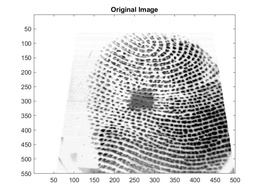
%> input picture lab45/22_Default/original.jpg, 260 x 195 px, shrunk from 875 x 656 before the run
$ octave Lab4Fingerprint1.m   (GNU Octave 9; MATLAB toolbox functions it lacks are replaced by stand-ins)
%> lines starting %> are read from the running program, lines starting %| are printed output that depends on the picture; in (x1, y1, x2, y2) boxes, pixels count from 0 and x2, y2 are one past the last pixel; in counts of white or black regions, pixels touching at a corner belong together; the program's own positions count from 1
### lab45/lab45_AndrewSchneider_PatrickSettle/Lab45code/segmentimage.m
function Fp = segmentimage(Fp)

%%%%%%%%%%%%%%%%%%%%%%%%%%%%%%%%%%%%%%%%%%%%%%%%%%%%%%%%%%%%%%%%%%%%%%%%%%
% SEGMENTIMAGE extracts fingerprint area from background.
%
% The original image is decomposed into blocks. Each block is
% assigned either to background (black) or to fingerprint (white).
%
% Input :
%           - Fp : Fp.imOrig
%
% Outputs :
%           - Fp: Fp.imsSegmented : the white pixels corresponds to fp area
%                 Fp.imContour : the white pixels corresponds to fp contour
% %%%%%%%%%%%%%%%%%%%%%%%%%%%%%%%%%%%%%%%%%%%%%%%%%%%%%%%%%%%%%%%%%%%%%%%%
%%% modified by S.Yanushkevich, February 02, 2009

warning off MATLAB:conversionToLogical

im=Fp.imOrig;

blkSize = 16;
se = strel('disk', 16);
width = size(im, 2);
height = size(im, 1);
%%%im=imlincomb(1/max(max(im)),im); %same as division, by it does it in double precision and then truncates
%im=im/max(max(im));
im=imdivide(im,double(max(max(im)))); %%%if dividing a matrix by a scalar, the scalar  must be double
im = blkpad(im, blkSize); % pad to a multiple of blkSize to avoid zero padding

im = histeq(im); % enhance contrast
im = medfilt2(im);

imSegmented = blkproc(im, [blkSize blkSize], @processblk);

% resize to original size because of the padding
imSegmented = imcrop(imSegmented, [0 0 width height]);


% remove isolated blocks
bw = bwareaopen(imSegmented, 8*(blkSize^2), 4);
bw = imcomplement(bw);
bw = bwareaopen(bw, 8*(blkSize^2), 4);
bw = imcomplement(bw);


% smoothing
bw = padarray(bw, [blkSize blkSize], 'symmetric', 'both');
bw = medfilt2(bw, [16 16]);
bw = bw(blkSize + 1 : size(bw,1) - blkSize, blkSize + 1 : size(bw,2) - blkSize);


Fp.imContour = bwperim(bw);
Fp.imContour = imresize(Fp.imContour, size(Fp.imOrig));

Fp.imSegmented = bw;
Fp.imSegmented = imresize(Fp.imSegmented, size(Fp.imOrig));


%--------------------------------------------------------------------------
%Sub-function processblk
%--------------------------------------------------------------------------
function  imout = processblk(imin)

[fx, fy] = gradient(double(imin));

gradDev = (std2(fx) + std2(fy));


if gradDev > 30   % 30 good for IPS images
    imout =  ones(size(imin));
else
    imout = zeros(size(imin));
end

### lab45/lab45_AndrewSchneider_PatrickSettle/Lab45code/blkpad.m
% Pads the original image with columns and rows in such number that the
% horizontal and vertical dimensions are divisible by blkSize


function imout = blkpad(imin, blkSize)

padRow = (ceil(size(imin,1) / blkSize) * blkSize) - size(imin, 1);
padCol = (ceil(size(imin,2) / blkSize) * blkSize) - size(imin, 2);

imout = padarray(imin, [padRow padCol], 'symmetric', 'post');

### lab45/lab45_AndrewSchneider_PatrickSettle/Lab45code/computeorientationarray.m
function Fp = computeorientationarray(Fp)

%%%%%%%%%%%%%%%%%%%%%%%%%%%%%%%%%%%%%%%%%%%%%%%%%%%%%%%%%%%%%%%%%%%
% computes orientation array at every pixel at the original image.
%
% outputs : Fp.orientationArray
%%%%%%%%%%%%%%%%%%%%%%%%%%%%%%%%%%%%%%%%%%%%%%%%%%%%%%%%%%%%%%%%%%%
%%% modeified by S. Yanushkevich, Feb 2, 2009

im=Fp.imOrig;
contour = Fp.imSegmented;

blkSize = 10;

[fx, fy] = gradient(double(im));
orientationArray = zeros(size(im) - 2 * blkSize);

for x = 1 : size(im,1) - 2 * blkSize
    for y = 1 : size(im,2) - 2 * blkSize
        if contour(x + blkSize, y + blkSize)~=0
            orientationAngle = computelocalorientation(x + blkSize, y + blkSize, fx, fy, blkSize);
            orientationArray(x, y) = orientationAngle;
        end
    end
end

orientationArray = padarray(orientationArray, [blkSize blkSize], 'replicate', 'both');
Fp.orientationArray = orientationArray;

### lab45/lab45_AndrewSchneider_PatrickSettle/Lab45code/showorientationfield.m
%%% modified by S.Yanushkevich, February 02, 2009
% uses sub-function Thin
function showorientationfield(Fp);

displayInterval = 15;
radius = 10;
border = 10;
im = Fp.imOrig;

% imSegmented : background in black
temp = Fp.imSegmented;
imSegmentedDist = bwdist(imcomplement(temp));


temp = Fp.imContour;
temp = Thin(imcomplement(temp), 'Inf');
temp = bwmorph(imcomplement(temp), 'dilate');
figure(5), title('Contour and Orientation Field') %imshow(temp),
hold on
axis ij
imagesc(Fp.imOrig),colormap gray
for x = displayInterval : displayInterval : size(im, 1) - displayInterval
    for y = displayInterval : displayInterval : size(im, 2) - displayInterval

        if imSegmentedDist(x, y) > 15
            orientation = Fp.orientationArray(x, y);
            plot([y - radius/2 * cos(orientation)  y + radius/2 * cos(orientation)],...
                [x - radius/2 * sin(orientation)  x + radius/2 * sin(orientation)], 'red', 'linewidth', 1.2)
        end
    end
end

hold off

%--------------------------------------------------------------------------
%Sub-Function Thin
%--------------------------------------------------------------------------
function Iout = Thin(Iin, nbthin)
    imtemp = bwmorph(imcomplement(Iin), 'thin', nbthin);
    Iout = imcomplement(imtemp);
    %figure, imshow(Iout)


### lab45/lab45_AndrewSchneider_PatrickSettle/Lab45code/Lab4Fingerprint1.m
%=========== ENCM 509 ===============%
%=========== Lab 4: Fingerprint: Part II ===============%
%============ Fingerpint matching score =================%
% by S. Yanushkevich, February 04,2009
% updated October 1, 2014

clear all
close all

disp('-------------------------------------------------------------------');
disp('              Fingerprint preprocessing and feature extraction');
disp('            Biometric Technologies Laboratory, UofC');
disp('-------------------------------------------------------------------');


%The image acquired using an optical fingerprint sensor is a gray-scale image saved in a bitmap or other image format file
%Traditionally, processing of a gray-scale fingerprint images include segmentation, ridge orientation estimation,
% a centre-of-mass or singularity point detection, ridge frequency estimation, Gabor filtering,
%thinning and skeleton cleaning, and, finally, minutiae detection

    %----------------------------------------------------------------------
    %-------- Reading image from a bitmap or other format
    %----------------------------------------------------------------------
disp('Reading the image from a file')
        [namefile,pathname]=uigetfile({'*.bmp;*.tif;*.tiff;*.jpg;*.jpeg;*.gif','IMAGE Files (*.bmp,*.tif,*.tiff,*.jpg,*.jpeg,*.gif)'});
%> the answer given: ../../22_Default/original.jpg
        [img,map]=imread(strcat(pathname,namefile));
%> img is the input picture: size 195x260x3 uint8; min 0, max 255, mean 218
%> map = []
	img=rgb2gray(img);
%> img: size 195x260 uint8

%% ADD FILTERING SUCH AS
%% img1 = imadjust(img); img2 = medfilt2(img);
%%

         Fp.imOrig = img;
         figure(1), imagesc(Fp.imOrig),colormap gray, title('Original Image');

%% TO ADD FIGURE COMPARING FILTERS, USE
%% figure(1),
%% subplot 221, imshow(img); title('Original Image');
%% subplot 222, imshow(img1); title('imadjust');
%% subplot 223, imshow(img2); title('medfilt2');


   disp('(Press any key to continue)');
   pause;
    %----------------------------------------------------------------------
    %-------- Preprocessing: segmentation and countour
    %----------------------------------------------------------------------


            disp('Preprocessing: extracting fingerprint from background')
            Fp = segmentimage(Fp);
%> in segmentimage, `im=imdivide(im,double(max(max(im))));`:
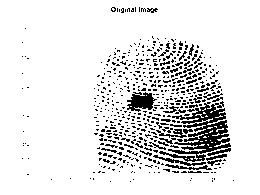
%> im: size 195x260 uint8; values 0 (black) and 1 (white), 88.8% white; black in thin lines or dots, all inside (x1, y1, x2, y2) = (22, 7, 234, 182)
%> in segmentimage, `im = medfilt2(im);`:
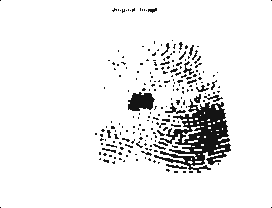
%> im: size 208x272 uint8; min 0, max 255, mean 236.3
%> in processblk, `gradDev = (std2(fx) + std2(fy));`: gradDev = 35.58
%> in segmentimage, `imSegmented = blkproc(im, [blkSize blkSize], @processblk);`: imSegmented: size 208x272 double; values 0 (black) and 1 (white), 33% white; 6 white regions, box (x1, y1, x2, y2) and area: (80, 32, 240, 176) 16896, (112, 0, 160, 16) 768, (0, 0, 16, 16) 256, (256, 0, 272, 16) 256, (0, 192, 16, 208) 256, (256, 192, 272, 208) 256
%> in segmentimage, `imSegmented = imcrop(imSegmented, [0 0 width height]);`: imSegmented: size 195x260 double; values 0 (black) and 1 (white), 35.6% white; 6 white regions (1 under 20 px), largest, box (x1, y1, x2, y2) and area: (80, 32, 240, 176) 16896, (112, 0, 160, 16) 768, (0, 0, 16, 16) 256, (256, 0, 260, 16) 64, (0, 192, 16, 195) 48
%> in segmentimage, `bw = bwareaopen(imSegmented, 8*(blkSize^2), 4);`: bw: size 195x260 logical; 33.3% white; 1 white region, box (x1, y1, x2, y2) and area: (80, 32, 240, 176) 16896
%> in segmentimage, `bw = padarray(bw, [blkSize blkSize], 'symmetric', 'both');`: bw: size 227x292 logical; 25.5% white; 1 white region, box (x1, y1, x2, y2) and area: (96, 48, 256, 192) 16896
%> in segmentimage, `bw = medfilt2(bw, [16 16]);`: bw: size 227x292 logical; 25.1% white; 1 white region, box (x1, y1, x2, y2) and area: (96, 48, 255, 191) 16629
%> in segmentimage, `bw = bw(blkSize + 1 : size(bw,1) - blkSize, blkSize + 1 : size(bw,2) -..`: bw: size 195x260 logical; 32.8% white; 1 white region, box (x1, y1, x2, y2) and area: (80, 32, 239, 175) 16629
%> in segmentimage, `Fp.imContour = bwperim(bw);`:
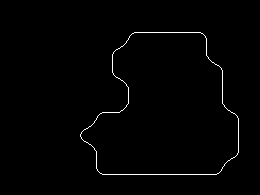
%> Fp.imContour: size 195x260 logical; 1% white in thin lines or dots, all inside (x1, y1, x2, y2) = (80, 32, 239, 175)

            figure(2),
            subplot(1,2,1), imagesc(Fp.imSegmented),colormap gray, title('fingerprint segmented');
            subplot(1,2,2), imagesc(Fp.imContour),colormap gray, title('fingerprint contour');

            [x,y]= find(Fp.imContour);
%> x = 508 values from 33 to 175; y = 508 values from 81 to 239
            figure(3), title('Contour'), hold on, imagesc(Fp.imOrig),colormap gray;
            plot(y,x,'.'), axis ij, axis([1 size(Fp.imOrig,1) 1 size(Fp.imOrig,2)]);
%> after `axis([1 size(Fp.imOrig,1) 1 size(Fp.imOrig,2)])`:
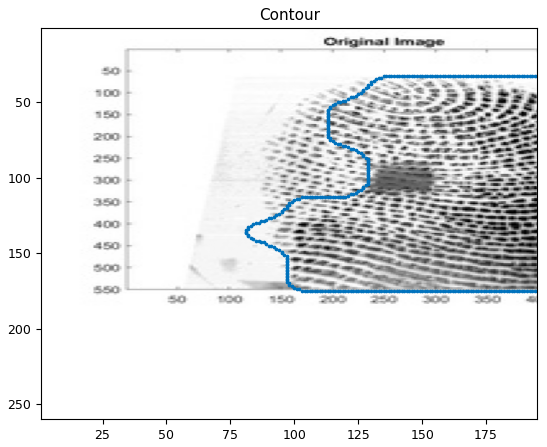
%> figure redrawn from the program's plot data
            hold off;

    disp('(Press any key to continue)');
    pause;
    % ----------------------------------------------------------------------
    %-------- Orientation field
    %----------------------------------------------------------------------

            disp('Compute orientation field');
            Fp = computeorientationarray(Fp);
%> after the loop in computeorientationarray, `for x = 1 : size(im,1) - 2 * blkSize`:
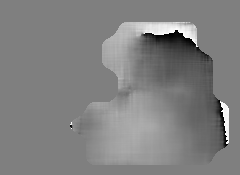
%> orientationArray: size 175x240 double; min -1.57, max 1.57, mean 0.0188; drawn with min black and max white
%> after the loop in computeorientationarray, `for x = 1 : size(im,1) - 2 * blkSize`: orientationAngle = -0.0388
            figure(4), imagesc(Fp.orientationArray), title('Orientation field');
%> after `title('Orientation field')`:
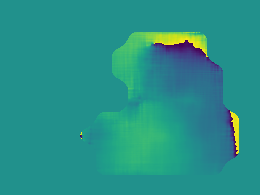
%> displayed picture: size 195x260x3, on the screen's scale of 0 to 255; mean R, G, B 38.8, 145.3, 136.4
            showorientationfield(Fp);
%> in showorientationfield, `imSegmentedDist = bwdist(imcomplement(temp));`:
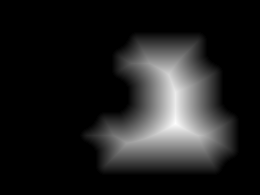
%> imSegmentedDist: size 195x260 single; min 0, max 52, mean 6.3; drawn with min black and max white
%> the run ends on the next line
